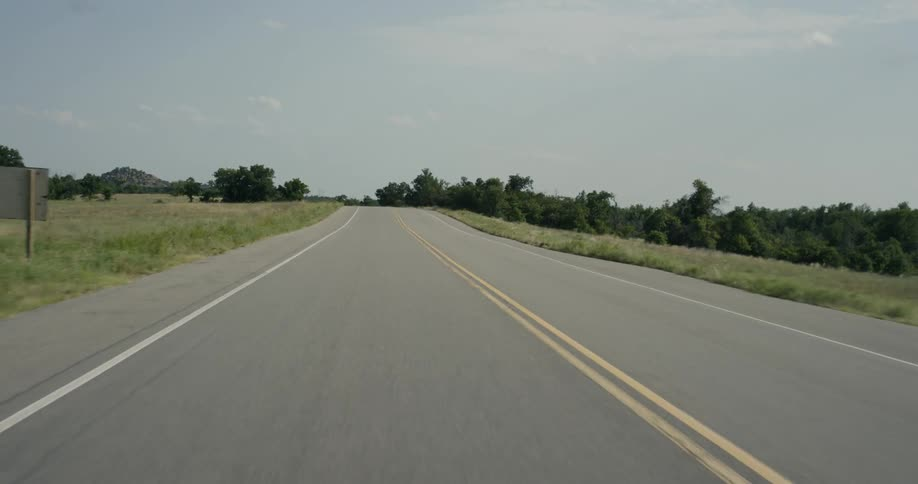
#> input picture Sample_Images/road3.jpg, 918 x 484 px, found by its file name
$ python roadlanedetection_for__image.py
#> lines starting #> are read from the running program, lines starting #| are printed output that depends on the picture; after the words box and inside, x2 and y2 are one past the last pixel; in counts of white or black regions, pixels touching at a corner belong together
# -*- coding: utf-8 -*-
"""RoadLaneDetection_for _image.ipynb

Automatically generated by Colab.

Original file is located at
    https://colab.research.google.com/drive/17I9x-XRaMtjlhTv41AuQDdNOa6D6eEXW
"""

import cv2
import matplotlib.pyplot as plt
import numpy as np

def region_of_interest(image, vertices):
    # Create a mask that is the same size as the image, but filled with zeros (black)
    mask = np.zeros_like(image)
    match_mask_color = 255  # The color used to fill the mask (white)

    # Fill the polygon defined by vertices with the match_mask_color
    cv2.fillPoly(mask, vertices, match_mask_color)

    # Perform a bitwise AND operation to keep only the region defined by the mask
    masked_image = cv2.bitwise_and(image, mask)
    return masked_image

def draw_lines(img, lines):
    # Make a copy of the original image
    img = np.copy(img)

    # Create a blank image with the same dimensions as the original image
    blank_image = np.zeros((img.shape[0], img.shape[1], 3), dtype=np.uint8)

    # Iterate over the lines and draw them on the blank image
    for line in lines:
        for x1, y1, x2, y2 in line:
            cv2.line(blank_image, (x1, y1), (x2, y2), (0, 255, 0), thickness=4)

    # Combine the original image with the lines using weighted sum
    img = cv2.addWeighted(img, 0.8, blank_image, 1, 0.0)
    return img

# Read the image from a file
image = cv2.imread('road3.jpg')
#> image is the input picture: shape (484, 918, 3); mean B, G, R 125.4, 133.4, 128
# Convert the image from BGR to RGB color space
image = cv2.cvtColor(image, cv2.COLOR_BGR2RGB)

print(image.shape)  # Print the shape of the image (height, width, channels)
#| (484, 918, 3)
height = image.shape[0]
#> height = 484
width = image.shape[1]
#> width = 918
print(height, width)  # Print the height and width of the image
#| 484 918

# Define the vertices of the region of interest (a triangle in this case)
vertices = [
    (0, height),
    (width / 2, height / 2),
    (width, height)
]
#> vertices = [(0, 484), (459, 242), (918, 484)]

# Convert the image to grayscale
gray_image = cv2.cvtColor(image, cv2.COLOR_RGB2GRAY)
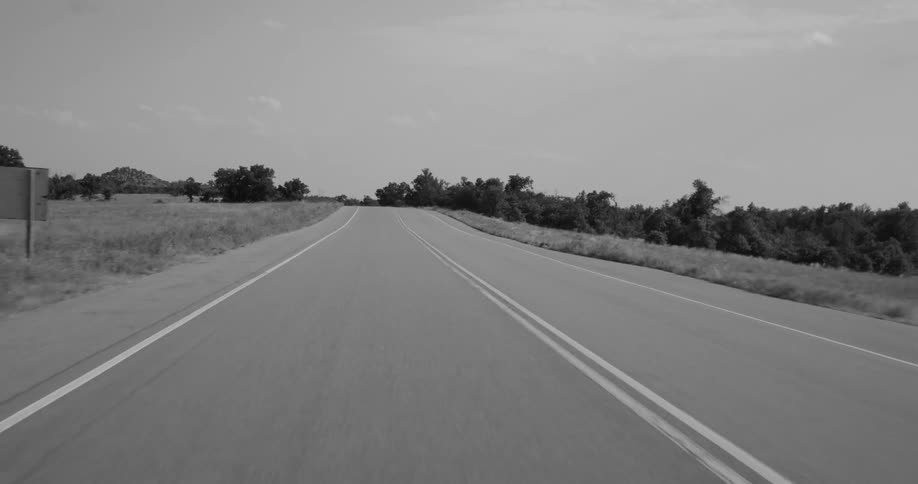
#> gray_image: shape (484, 918); min 8, max 195, mean 130.9
# Apply the Canny edge detector to the grayscale image
canny_image = cv2.Canny(gray_image, 125, 175)
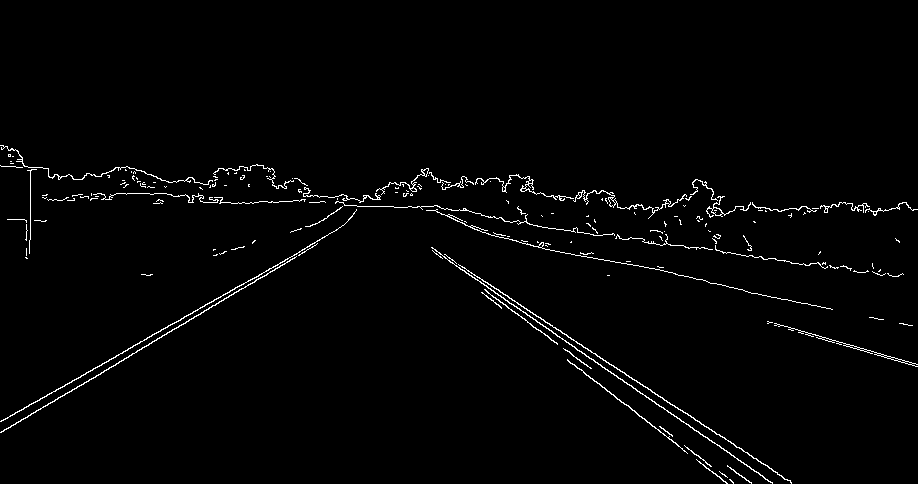
#> canny_image: shape (484, 918); 1.7% white in thin lines or dots, all inside (x1, y1, x2, y2) = (0, 145, 918, 484)

# Apply the region_of_interest function to the edge-detected image
new_image = region_of_interest(canny_image, np.array([vertices], np.int32))
#> in region_of_interest, `cv2.fillPoly(mask, vertices, match_mask_color)`:
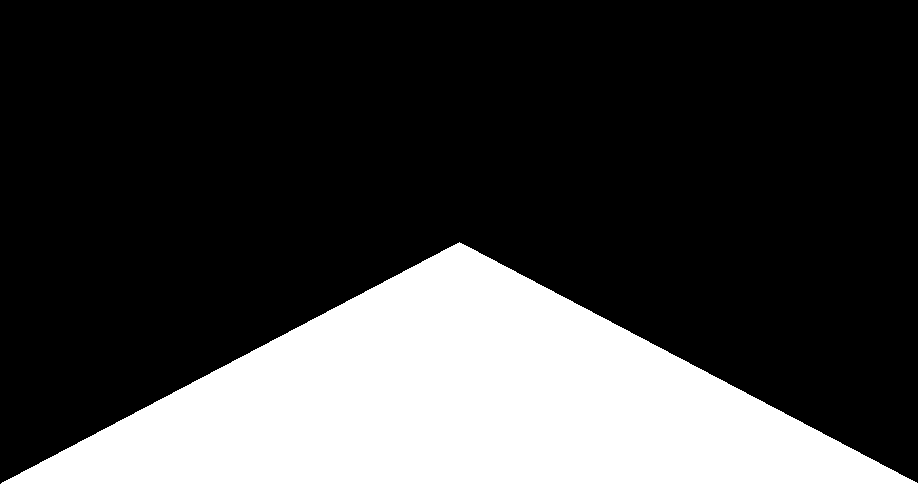
#> mask: shape (484, 918); 25% white; 1 white region, box (x1, y1, x2, y2) and area: (1, 242, 918, 484) 111295
#> in region_of_interest, `masked_image = cv2.bitwise_and(image, mask)`:
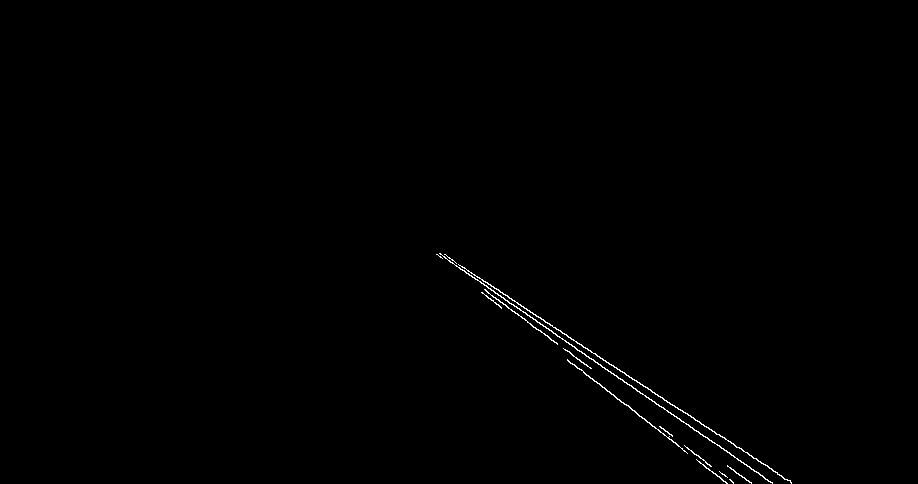
#> masked_image: shape (484, 918); 0.38% white in thin lines or dots, all inside (x1, y1, x2, y2) = (436, 253, 792, 484)

# Detect lines in the masked edge-detected image using Hough Transform
lines = cv2.HoughLinesP(new_image,
                        rho=2,
                        theta=np.pi/180,
                        threshold=160,
                        lines=np.array([]),
                        minLineLength=40,
                        maxLineGap=25)
#> lines = [[439, 253, 790, 481], [574, 346, 738, 460], [567, 359, 726, 483], [449, 261, 571, 344], [485, 290, 590, 367], [721, 448, 772, 483]]

# Draw the detected lines on the original image
image_with_lines = draw_lines(image, lines)
#> the loop in draw_lines, `for line in lines:` made 6 passes
#> in draw_lines, `img = cv2.addWeighted(img, 0.8, blank_image, 1, 0.0)`:
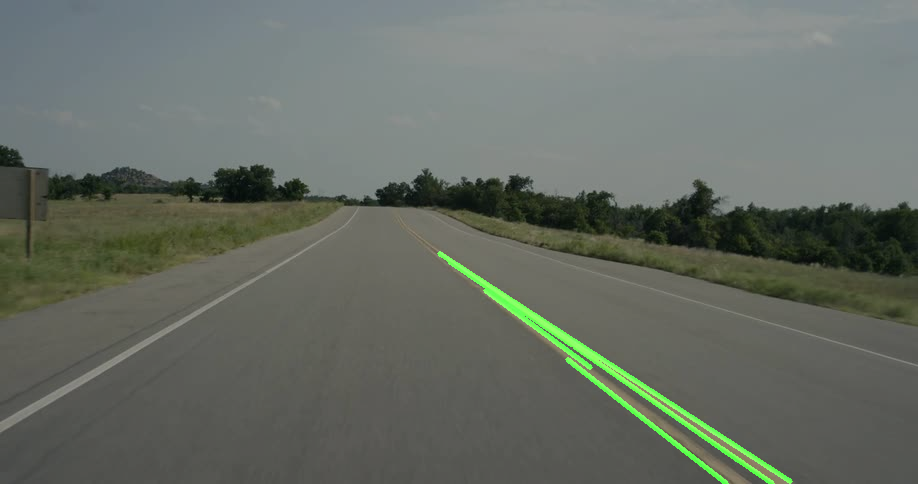
#> img: shape (484, 918, 3); mean R, G, B 102.4, 108.6, 100.3

print("ORIGINAL IMAGE:")
# Display the original image using matplotlib
plt.imshow(image)
plt.show()

print("DETECTED IMAGE:")
# Display the image with lines using matplotlib
plt.imshow(image_with_lines)
plt.show()

"""# New Section"""

from google.colab import drive
drive.mount('/content/drive')
